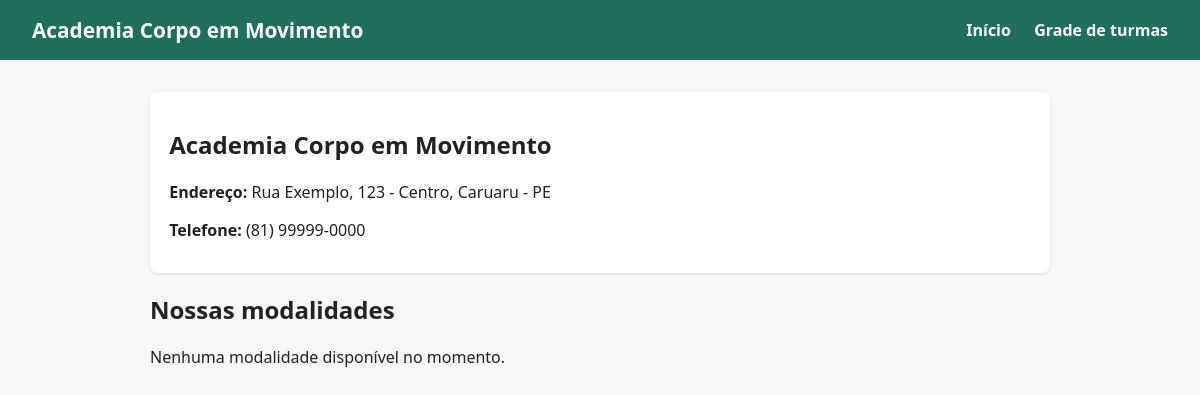
Before: / with the older database file.
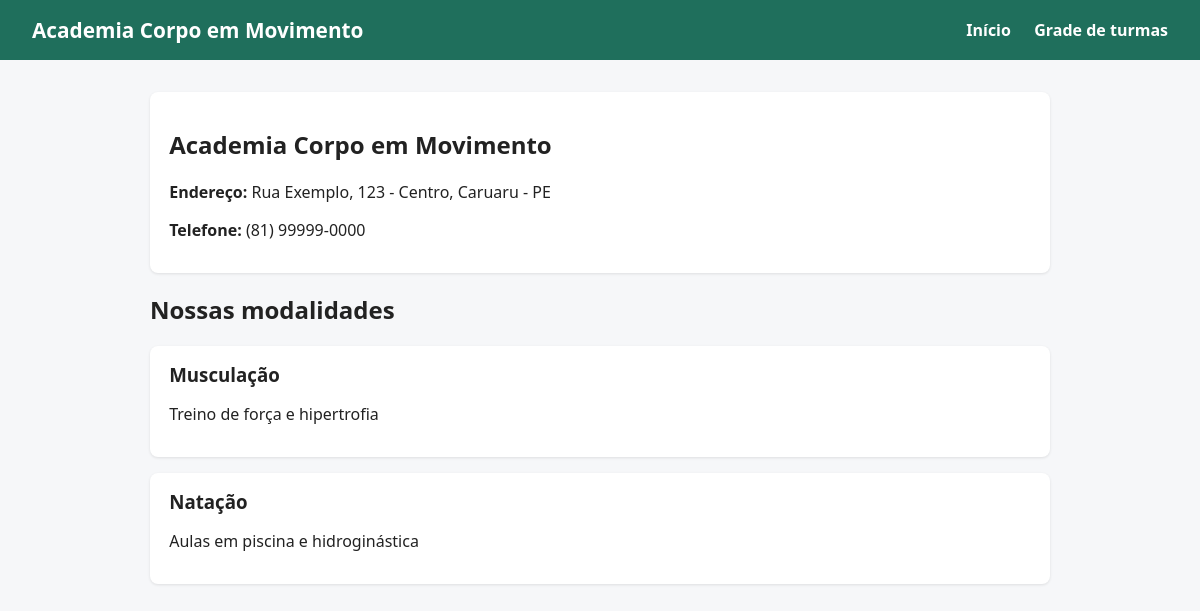
After: the same page with the newer database file.
### academia/models.py (models this page shows, shortened)
class Modalidade(models.Model):
    nome = models.CharField(max_length=60, unique=True)  # RN07
    descricao = models.TextField("descrição", blank=True)
    ativa = models.BooleanField(default=True)
    class Meta:
        ordering = ["nome"]
        verbose_name = "modalidade"
        verbose_name_plural = "modalidades"

### academia/views.py (the view)
# urls.py: path("", views.home, name="home"),
def home(request):
    modalidades = Modalidade.objects.filter(ativa=True)
    return render(
        request, "academia/home.html", {"academia": ACADEMIA, "modalidades": modalidades}
    )

### academia/templates/academia/home.html
{% extends "academia/base.html" %}
{% block conteudo %}
  <div class="card">
    <h2>{{ academia.nome }}</h2>
    <p><strong>Endereço:</strong> {{ academia.endereco }}</p>
    <p><strong>Telefone:</strong> {{ academia.telefone }}</p>
  </div>
  <h2>Nossas modalidades</h2>
  {% for m in modalidades %}
    <div class="card">
      <h3>{{ m.nome }}</h3>
      <p>{{ m.descricao }}</p>
    </div>
  {% empty %}
    <p>Nenhuma modalidade disponível no momento.</p>
  {% endfor %}
{% endblock %}

Changed rows visible on the page:
added Modalidade: nome "Musculação", descricao "Treino de força e hipertrofia"
added Modalidade: nome "Natação", descricao "Aulas em piscina e hidroginástica"
Other visible differences:
text no longer shown: "Nenhuma modalidade disponível no momento."
